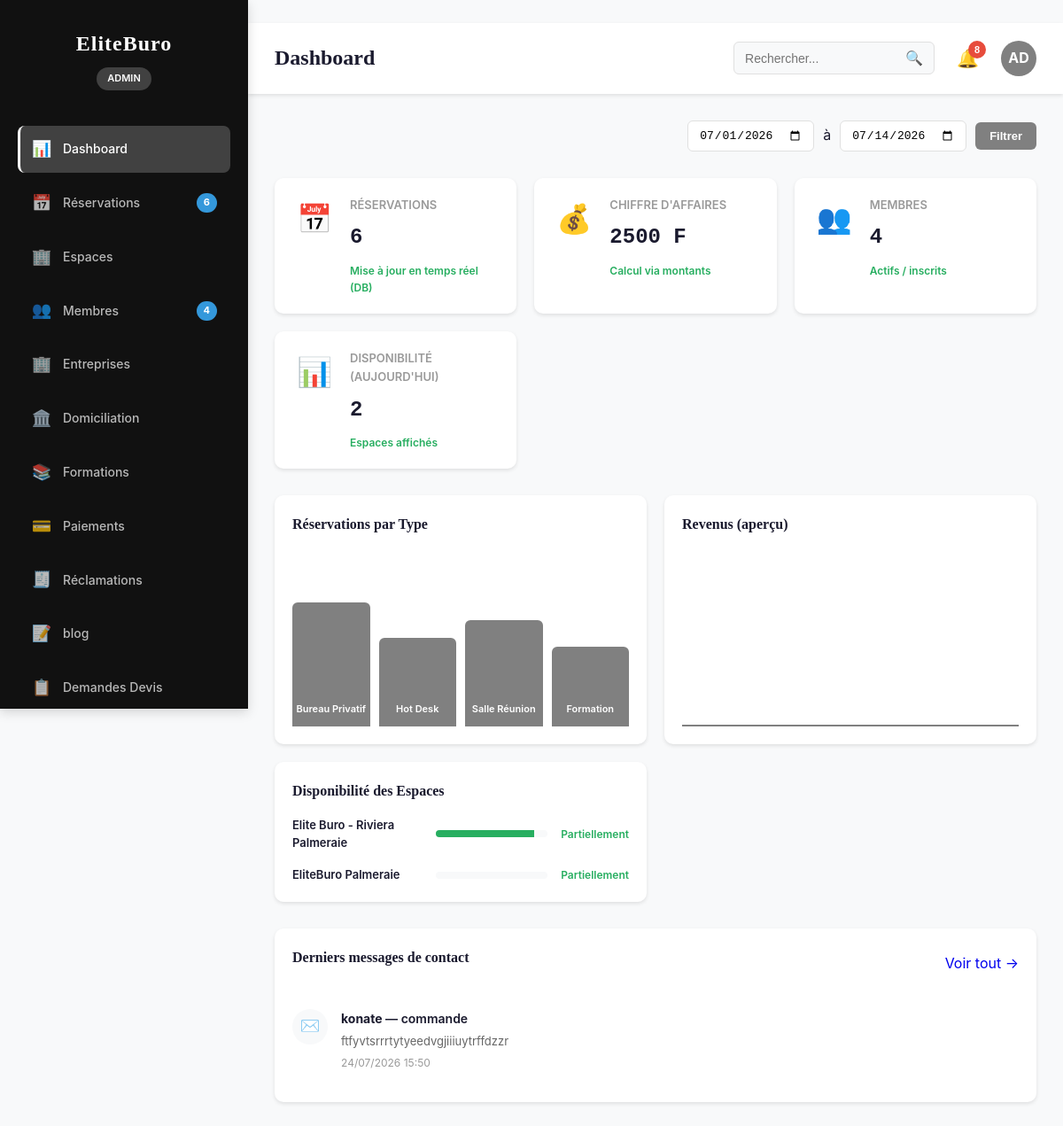
Page /dashboard/ (signed in) on the committed database.
### coworking/models.py (models this page shows, shortened)
class TimeStampedModel(models.Model):
    created_at = models.DateTimeField(auto_now_add=True)
    updated_at = models.DateTimeField(auto_now=True)
    class Meta:
        abstract = True

class CoworkingSpace(TimeStampedModel):
    STATUS_ACTIVE = "active"
    STATUS_INACTIVE = "inactive"
    STATUS_CHOICES = [
        (STATUS_ACTIVE, "Actif"),
        (STATUS_INACTIVE, "Inactif"),
    ]
    nom = models.CharField(max_length=200)
    slug = models.SlugField(max_length=220, unique=True)
    description = models.TextField(blank=True, default="")
    adresse = models.CharField(max_length=255, blank=True, default="")
    ville = models.CharField(max_length=120, blank=True, default="")
    pays = models.CharField(max_length=120, blank=True, default="")
    telephone = models.CharField(max_length=60, blank=True, default="")
    email = models.EmailField(blank=True, default="")
    latitude = models.DecimalField(max_digits=10, decimal_places=7, null=True, blank=True)
    longitude = models.DecimalField(max_digits=10, decimal_places=7, null=True, blank=True)
    image_principale = models.ImageField(upload_to="coworking/spaces/images/")
    logo = models.ImageField(upload_to="coworking/spaces/logos/")
    horaires = models.TextField(blank=True, default="")
    statut = models.CharField(max_length=20, choices=STATUS_CHOICES, default=STATUS_ACTIVE)
    class Meta:
        verbose_name = "CoworkingSpace"
        verbose_name_plural = "CoworkingSpaces"

### core/models.py (models this page shows, shortened)
class ContactMessage(models.Model):
    nom = models.CharField(max_length=255)
    email = models.EmailField()
    telephone = models.CharField(max_length=50, blank=True, default="")
    sujet = models.CharField(max_length=255)
    message = models.TextField()
    lu = models.BooleanField(default=False, verbose_name="Lu")
    lu_le = models.DateTimeField(null=True, blank=True)
    created_at = models.DateTimeField(auto_now_add=True)
    class Meta:
        verbose_name = "Message de contact"
        verbose_name_plural = "Messages de contact"
        ordering = ["-created_at"]

### dashboard/views.py (the view)
# urls.py: path("", AdminIndexView.as_view(), name="index"),
class AdminIndexView(AdminBaseView):
    template_name = "dashboard/admin/index.html"

### dashboard/permissions.py (called while the page is built)
def is_admin_or_manager(user) -> bool:
    return getattr(user, "is_authenticated", False) and getattr(user, "role", None) in {User.Role.ADMIN, User.Role.MANAGER}

### dashboard/services.py (called while the page is built)
def get_admin_stats() -> DashboardStats:
    user_count = User.objects.count()
    reservation_count = Reservation.objects.count()
    income_total = (
        Reservation.objects.filter(statut="confirmed").aggregate(total=Sum("montant_total")).get("total")
        or Decimal("0")
    )
    formation_count = Formation.objects.count()
    domiciliation_count = DomiciliationRequest.objects.count()
    return DashboardStats(
        users=user_count,
        reservations=reservation_count,
        income_total=income_total,
        formations=formation_count,
        domiciliation_requests=domiciliation_count,
    )

def get_space_availability_summary(limit: int = 10) -> list[Dict[str, Any]]:
    qs = (
        Workspace.objects.select_related("espace", "categorie")
        .values("id", "nom", "disponible")
    )
    total = Workspace.objects.count()
    available = Workspace.objects.filter(disponible=True).count()
    top = (
        Workspace.objects.select_related("espace")
        .values("espace__nom")
        .annotate(
            count=Count("id"),
            available_count=Count("id", filter=Q(disponible=True)),
        )
        .order_by("-available_count")[:limit]
    )
    return list(top)

def get_recent_activity(limit: int = 10):
    reservations = Reservation.objects.order_by("-created_at")[:limit]
    formations = Formation.objects.order_by("-created_at")[:limit]
    domiciliations = DomiciliationRequest.objects.order_by("-date_creation")[:limit]
    items = []
    for r in reservations:
        items.append(("Réservation", r.created_at, "dashboard_admin:reservations"))
    for f in formations:
        items.append(("Formation", f.created_at, "dashboard_admin:formations"))
    for d in domiciliations:
        items.append(("Domiciliation", d.date_creation, "dashboard_admin:domiciliation"))
    items.sort(key=lambda x: x[1], reverse=True)
    return items[:limit]

### dashboard/views.py (called while the page is built)
def admin_permission_guard(request: HttpRequest):
    if not is_admin_or_manager(request.user):
        raise PermissionDenied

    def dispatch(self, request: HttpRequest, *args, **kwargs):
        try:
            admin_permission_guard(request)
        except PermissionDenied:
            return HttpResponseForbidden("Accès réservé au back-office.")
        return super().dispatch(request, *args, **kwargs)

### templates/dashboard/admin/index.html (shortened to what this page needs)
{% load static %}
{% block content %}
<link rel="stylesheet" href="{% static 'css/admin.css' %}">
<div class="flex">
    <aside class="sidebar">
        <div class="sidebar-header">
            <h2>EliteBuro</h2>
            <p class="admin-badge">Admin</p>
        </div>
        <nav class="sidebar-nav">
            <a href="{% url 'dashboard_admin:index' %}" class="nav-item active" data-section="dashboard">
                <span class="nav-icon">📊</span>
                <span class="nav-label">Dashboard</span>
            </a>
            <a href="{% url 'dashboard_admin:reservations' %}" class="nav-item" data-section="reservations">
                <span class="nav-icon">📅</span>
                <span class="nav-label">Réservations</span>
                <span class="nav-badge">{{ stats.reservations|default_if_none:0 }}</span>
            </a>
            <a href="{% url 'dashboard_admin:coworking' %}" class="nav-item" data-section="espaces">
                <span class="nav-icon">🏢</span>
                <span class="nav-label">Espaces</span>
            </a>
            <a href="{% url 'dashboard_admin:users' %}" class="nav-item" data-section="membres">
                <span class="nav-icon">👥</span>
                <span class="nav-label">Membres</span>
                <span class="nav-badge">{{ stats.users|default_if_none:0 }}</span>
            </a>
            <a href="{% url 'dashboard_admin:companies' %}" class="nav-item" data-section="entreprises">
                <span class="nav-icon">🏢</span>
                <span class="nav-label">Entreprises</span>
            </a>
            <a href="{% url 'dashboard_admin:domiciliation' %}" class="nav-item" data-section="domiciliation">
                <span class="nav-icon">🏛️</span>
                <span class="nav-label">Domiciliation</span>
            </a>
            <a href="{% url 'dashboard_admin:formations' %}" class="nav-item" data-section="formations">
                <span class="nav-icon">📚</span>
                <span class="nav-label">Formations</span>
            </a>
            <a href="{% url 'dashboard_admin:payments' %}" class="nav-item" data-section="paiements">
                <span class="nav-icon">💳</span>
                <span class="nav-label">Paiements</span>
            </a>
            <a href="{% url 'reclamation_admin:list' %}"
            class="nav-item {% if active_section == 'reclamations' %}active{% endif %}">
                <span class="nav-icon">🧾</span>
                <span class="nav-label">Réclamations</span>
            </a>
            <a href="{% url 'blog:articles_list' %}"
            class="nav-item {% if active_section == 'blog_categories' %}active{% endif %}">
                <span class="nav-icon">📝</span>
                <span class="nav-label">blog</span>
            </a>
            <a href="{% url 'dashboard_admin:devis_formation_list' %}"
            class="nav-item {% if active_section == 'devis_formation' %}active{% endif %}">
                <span class="nav-icon">📋</span>
                <span class="nav-label">Demandes Devis</span>
            </a>
        </nav>
    </aside>
    <div class="main-container" style="margin-left: var(--sidebar-width);">
        <header class="top-bar">
            <div class="top-bar-left">
                <h1 class="page-title">Dashboard</h1>
            </div>
            <div class="top-bar-right">
                <div class="search-box">
                    <input type="text" placeholder="Rechercher..." class="search-input">
                    <button class="search-btn">🔍</button>
                </div>
                <div class="notifications">
                    <button class="notification-btn">🔔
                        <span class="notification-count">{{ recent_activity|length|default:0 }}</span>
                    </button>
                </div>
                <div class="user-menu">
                    <div class="user-avatar">AD</div>
                </div>
            </div>
        </header>
        <div class="content">
            <section id="dashboard" class="content-section active">
                <div class="section-header">
                    <div class="date-range">
                        <input type="date" id="date-from" value="2026-07-01">
                        <span>à</span>
                        <input type="date" id="date-to" value="2026-07-14">
                        <button class="btn-filter">Filtrer</button>
                    </div>
                </div>
                <div class="kpi-grid">
                    <div class="kpi-card">
                        <div class="kpi-icon">📅</div>
                        <div class="kpi-content">
                            <p class="kpi-label">Réservations</p>
                            <p class="kpi-value">{{ stats.reservations|default_if_none:0 }}</p>
                            <p class="kpi-change positive">Mise à jour en temps réel (DB)</p>
                        </div>
                    </div>
                    <div class="kpi-card">
                        <div class="kpi-icon">💰</div>
                        <div class="kpi-content">
                            <p class="kpi-label">Chiffre d'Affaires</p>
                            <p class="kpi-value">{{ stats.income_total|default_if_none:0|floatformat:0 }} F</p>
                            <p class="kpi-change positive">Calcul via montants</p>
                        </div>
                    </div>
                    <div class="kpi-card">
                        <div class="kpi-icon">👥</div>
                        <div class="kpi-content">
                            <p class="kpi-label">Membres</p>
                            <p class="kpi-value">{{ stats.users|default_if_none:0 }}</p>
                            <p class="kpi-change positive">Actifs / inscrits</p>
                        </div>
                    </div>
                    <div class="kpi-card">
                        <div class="kpi-icon">📊</div>
                        <div class="kpi-content">
                            <p class="kpi-label">Disponibilité (aujourd'hui)</p>
                            <p class="kpi-value">{{ availability_summary|length|default:0 }}</p>
                            <p class="kpi-change positive">Espaces affichés</p>
                        </div>
                    </div>
                </div>
                <div class="charts-grid">
                    <div class="chart-card">
                        <h3>Réservations par Type</h3>
                        <div class="chart-placeholder">
                            <div class="chart-bar" style="height: 70%;">Bureau Privatif</div>
                            <div class="chart-bar" style="height: 50%;">Hot Desk</div>
                            <div class="chart-bar" style="height: 60%;">Salle Réunion</div>
                            <div class="chart-bar" style="height: 45%;">Formation</div>
                        </div>
                    </div>
                    <div class="chart-card">
                        <h3>Revenus (aperçu)</h3>
                        <div class="chart-placeholder">
                            <div class="chart-line"></div>
                        </div>
                    </div>
                    <div class="chart-card">
                        <h3>Disponibilité des Espaces</h3>
                        <div class="availability-list">
                          {% for item in availability_summary %}
                            {% with available=item.available_count count=item.count %}
                            {% with pct=0 %}
                            {% if count and count != 0 %}
                              {% widthratio available count 100 as pct %}
                            {% endif %}
                            <div class="availability-item">
                                <span class="space-name">{{ item.espace__nom|default:"Espace" }}</span>
                                <div class="progress-bar">
                                    <div class="progress-fill" style="width: {{ pct }}%;"></div>
                                </div>
                                {% if available|default:0|floatformat:"0" == 0 %}
                                  <span class="availability-status occupied">Occupé</span>
                                {% elif available|default:0|floatformat:"0" == count|default:0|floatformat:"0" %}
                                  <span class="availability-status">Libre</span>
                                {% else %}
                                  <span class="availability-status">Partiellement</span>
                                {% endif %}
                            </div>
                            {% endwith %}
                            {% endwith %}
                          {% empty %}
                            <div class="availability-item">
                                <span class="space-name">Aucun espace</span>
                                <div class="progress-bar"><div class="progress-fill" style="width: 0%;"></div></div>
                                <span class="availability-status occupied">Occupé</span>
                            </div>
                          {% endfor %}
                        </div>
                    </div>
                </div>
            <section class="activity-section">
                <div class="section-header">
                    <h3>Derniers messages de contact</h3>
                    <a href="{% url 'dashboard_admin:contact_messages' %}" class="btn-link">Voir tout →</a>
                </div>
                <div class="activity-list">
                    {% for msg in contact_messages %}
                        <div class="activity-item {% if not msg.lu %}unread{% endif %}">
                            <div class="activity-icon">✉️</div>
                            <div class="activity-content">
                                <p class="activity-title">
                                    <strong>{{ msg.nom }}</strong> — {{ msg.sujet|truncatechars:40 }}
                                </p>
                                <p class="activity-desc">{{ msg.message|truncatechars:80 }}</p>
                                <p class="activity-time">{{ msg.created_at|date:"d/m/Y H:i" }}</p>
                            </div>
                        </div>
                    {% endfor %}
                </div>
            </section>
        </div>
    </div>
</div>
{% endblock %}

### templates/dashboard/admin/index.html (style rules this page uses)
.sidebar { background: #111111 !important; }

### rows in the picture
CoworkingSpace: espace__nom "Elite Buro - Riviera Palmeraie", {{ pct }} 88 (drawn)
CoworkingSpace: espace__nom "EliteBuro Palmeraie"
ContactMessage: nom "konate", sujet "commande", message "ftfyvtsrrrtytyeedvgjiiiuytrffdzzr", created_at "24/07/2026 15:50"

### other values in the picture
{{ stats.reservations|default_if_none:0 }} "6"
{{ stats.users|default_if_none:0 }} "4"
{{ recent_activity|length|default:0 }} "8"
{{ stats.income_total|default_if_none:0|floatformat:0 }} "2500"
{{ availability_summary|length|default:0 }} "2"
